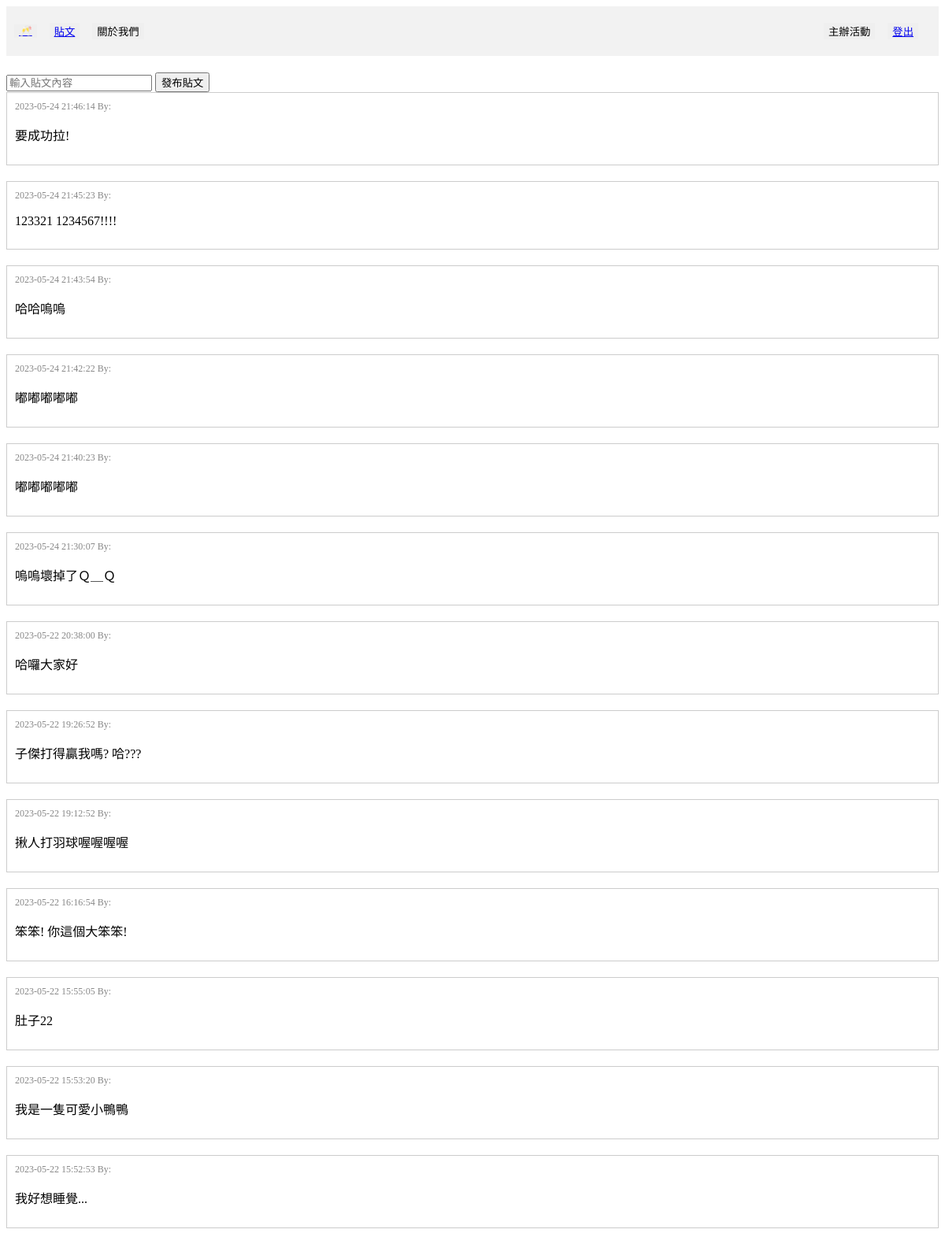
The app's page /postArea with its own data.
### tables this page shows
CREATE TABLE "Post" (
	"postID"	INTEGER,
	"postUserID"	INTEGER,
	"postTime"	TEXT,
	"postContent"	TEXT,
	FOREIGN KEY("postUserID") REFERENCES "User"("userID"),
	PRIMARY KEY("postID" AUTOINCREMENT)
);

### db_final/app.py (the view)
@app.route("/postArea", methods=["GET"])
def postArea():
    con = sql.connect("funCrew_db.db")
    con.row_factory = sql.Row
    cur = con.cursor()
    cur.execute("SELECT * FROM Post ORDER BY postTime DESC")
    posts = cur.fetchall()
    def get_nickname(userID):
        try:
            cur.execute("SELECT nickname FROM User WHERE userID=?", (userID,))
            nickname = cur.fetchone()[0]
            return nickname
        except Exception as e:
            print(f"Error occurred while retrieving nickname: {str(e)}")
            return ""
    if "nickname" in session:
        nickname = session["nickname"]
    else:
        nickname = ""
    con.close()
    return render_template("postArea.html", posts=posts, get_nickname=get_nickname)

### db_final/templates/postArea.html (shortened to what this page needs)
<!DOCTYPE html>
<html>
<head>
</head>
<body>
    <div class="header">
        <div class="header-left">
            <button class="button"><a href="/home"> 🥂 </a></button>
            <button class="button"><a href="/postArea">貼文</a></button>
            <button class="button">關於我們</button>
        </div>
        <div class="header-right">
            <button class="button">主辦活動</button>
            <button class="button"><a href="/logout">登出</a></button>
        </div>
    </div>
    <div class="post-form">
        <form action="/submitPost" method="post">
            <div class="input">
                <input type="text" name="content" id="post-input" placeholder="輸入貼文內容">
                <button type="submit">發布貼文</button>
            </div>
        </form>
    </div>
    {% for post in posts %}
    <div class="post">
        <div class="info">
            <span>{{ post['postTime'] }}</span>
            <span>By: {{ get_nickname(post['postUserID']) }}</span>
        </div>
        <div class="content">
            <p>{{ post['postContent'] }}</p>
        </div>
    </div>
    {% endfor %}
</body>
</html>

### db_final/templates/postArea.html (style rules this page uses)
.header { display: flex; justify-content: space-between; align-items: center; padding: 10px; background-color: #f2f2f2; }
.header-left { display: flex; align-items: center; }
.header-right { display: flex; align-items: center; }
.button { margin-right: 16px; border: none; }
.post { margin-bottom: 20px; border: 1px solid #ccc; padding: 10px; }
.post .info { font-size: 12px; color: #888; }
.post .content { margin-top: 10px; }

### records on screen
Post: postTime "2023-05-24 21:46:14", postContent "要成功拉!"
Post: postTime "2023-05-24 21:45:23", postContent "123321 1234567!!!!"
Post: postTime "2023-05-24 21:43:54", postContent "哈哈嗚嗚"
Post: postTime "2023-05-24 21:42:22", postContent "嘟嘟嘟嘟嘟"
Post: postTime "2023-05-24 21:40:23", postContent "嘟嘟嘟嘟嘟"
Post: postTime "2023-05-24 21:30:07", postContent "嗚嗚壞掉了Ｑ＿Ｑ"
Post: postTime "2023-05-22 20:38:00", postContent "哈囉大家好"
Post: postTime "2023-05-22 19:26:52", postContent "子傑打得贏我嗎? 哈???"
Post: postTime "2023-05-22 19:12:52", postContent "揪人打羽球喔喔喔喔"
Post: postTime "2023-05-22 16:16:54", postContent "笨笨! 你這個大笨笨!"
Post: postTime "2023-05-22 15:55:05", postContent "肚子22"
Post: postTime "2023-05-22 15:53:20", postContent "我是一隻可愛小鴨鴨"
Post: postTime "2023-05-22 15:52:53", postContent "我好想睡覺..."
